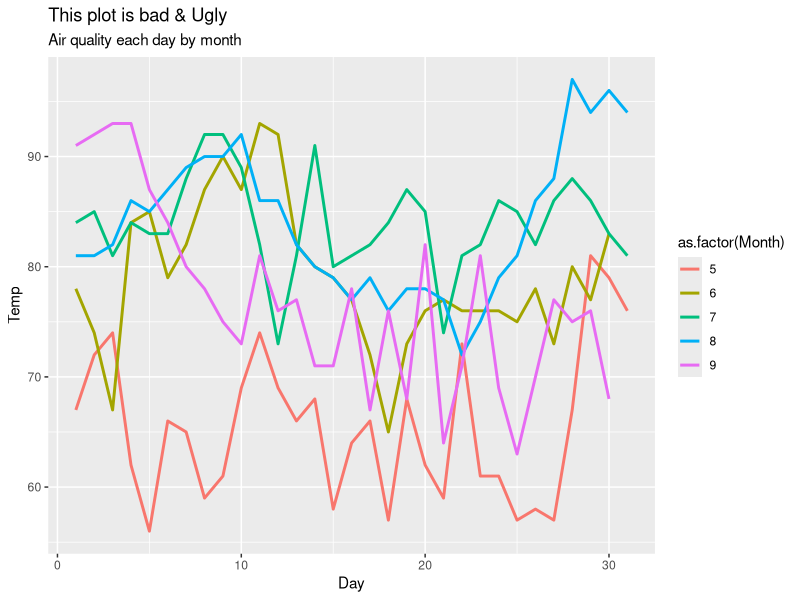
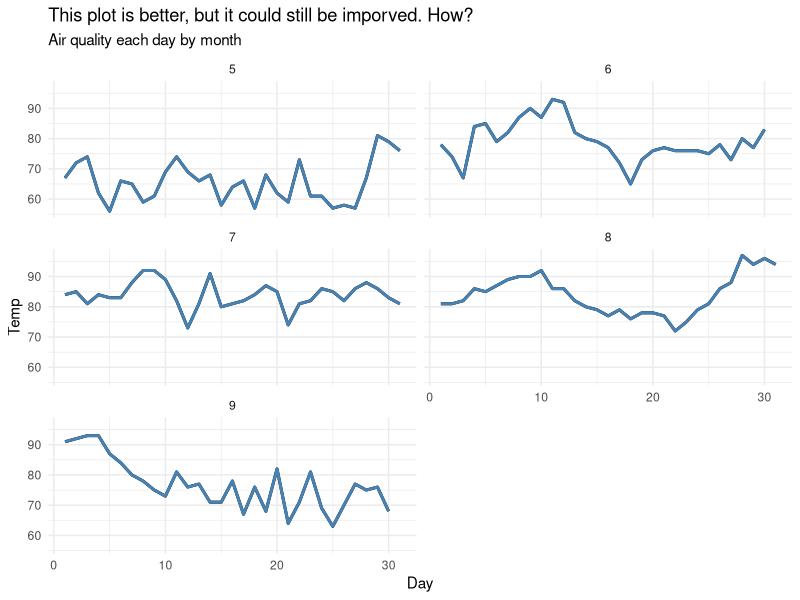
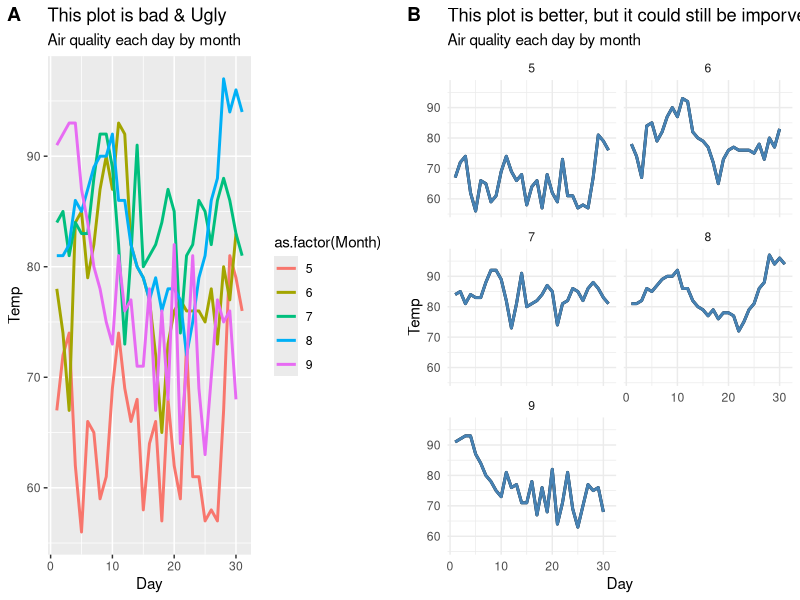

Generate these figures, in order, with R: (Note: this script raises an error after producing the figures.)
## ---- chunk 1
p1 <- 
  ggplot2::ggplot(data = datasets::airquality) +
  ggplot2::aes(x = Day, y = Temp,
               colour= as.factor(Month)) +
  ggplot2::geom_line(size = 1) +
  ggplot2::labs(title = "This plot is bad & Ugly",
                subtitle = "Air quality each day by month") 

p2 <- 
  ggplot2::ggplot(data = datasets::airquality) +
  ggplot2::aes(x = Day, y = Temp) +
  ggplot2::geom_line(size = 1) +
  ggplot2::geom_line(color = 'steelblue', size = 1) +
  ggplot2::facet_wrap(~Month, ncol = 2) +
  ggplot2::labs(title = "This plot is better, but it could still be imporved. How?",
                subtitle = "Air quality each day by month") +
  ggplot2::theme_minimal()
  
# https://cran.r-project.org/web/packages/cowplot/vignettes/introduction.html
plot2by2 <- cowplot::plot_grid(p1, p2,
                      labels=c("A", "B"), 
                      ncol = 2)

cowplot::save_plot("./images/plot2by2.png", plot2by2,
          ncol = 2,
          base_aspect_ratio = 1.3
          )
